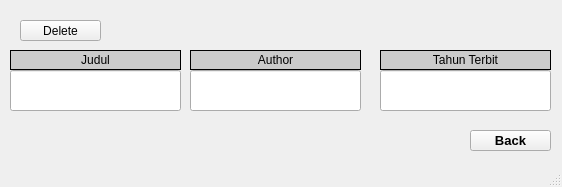
<?xml version="1.0" encoding="UTF-8"?>
<ui version="4.0">
 <class>deleteBook_linkedList</class>
 <widget class="QMainWindow" name="deleteBook_linkedList">
  <property name="geometry">
   <rect>
    <x>0</x>
    <y>0</y>
    <width>562</width>
    <height>187</height>
   </rect>
  </property>
  <property name="windowTitle">
   <string>MainWindow</string>
  </property>
  <widget class="QWidget" name="centralwidget">
   <widget class="QLineEdit" name="lineEdit_title_Admin">
    <property name="geometry">
     <rect>
      <x>10</x>
      <y>70</y>
      <width>171</width>
      <height>41</height>
     </rect>
    </property>
    <property name="font">
     <font>
      <pointsize>15</pointsize>
     </font>
    </property>
    <property name="styleSheet">
     <string notr="true">selection-background-color: rgb(219, 99, 44);</string>
    </property>
   </widget>
   <widget class="QPushButton" name="pushButton_delete_Admin">
    <property name="geometry">
     <rect>
      <x>20</x>
      <y>20</y>
      <width>81</width>
      <height>21</height>
     </rect>
    </property>
    <property name="text">
     <string>Delete</string>
    </property>
   </widget>
   <widget class="QLineEdit" name="lineEdit_Year_Admin">
    <property name="geometry">
     <rect>
      <x>380</x>
      <y>70</y>
      <width>171</width>
      <height>41</height>
     </rect>
    </property>
    <property name="font">
     <font>
      <pointsize>15</pointsize>
     </font>
    </property>
    <property name="styleSheet">
     <string notr="true">selection-background-color: rgb(219, 99, 44);</string>
    </property>
   </widget>
   <widget class="QLineEdit" name="lineEdit_Author_Admin">
    <property name="geometry">
     <rect>
      <x>190</x>
      <y>70</y>
      <width>171</width>
      <height>41</height>
     </rect>
    </property>
    <property name="font">
     <font>
      <pointsize>15</pointsize>
     </font>
    </property>
    <property name="styleSheet">
     <string notr="true">selection-background-color: rgb(219, 99, 44);</string>
    </property>
   </widget>
   <widget class="QLabel" name="label">
    <property name="geometry">
     <rect>
      <x>-10</x>
      <y>-70</y>
      <width>581</width>
      <height>251</height>
     </rect>
    </property>
    <property name="text">
     <string/>
    </property>
    <property name="pixmap">
     <pixmap resource="Resource.qrc">:/Resource/Image/ONLINE PLAYBOOK (3).png</pixmap>
    </property>
    <property name="scaledContents">
     <bool>true</bool>
    </property>
   </widget>
   <widget class="QPushButton" name="pushButton_delete_Admin_2">
    <property name="geometry">
     <rect>
      <x>470</x>
      <y>130</y>
      <width>81</width>
      <height>21</height>
     </rect>
    </property>
    <property name="font">
     <font>
      <pointsize>10</pointsize>
      <bold>true</bold>
     </font>
    </property>
    <property name="text">
     <string>Back</string>
    </property>
   </widget>
   <widget class="QLabel" name="label_2">
    <property name="geometry">
     <rect>
      <x>10</x>
      <y>50</y>
      <width>171</width>
      <height>20</height>
     </rect>
    </property>
    <property name="font">
     <font>
      <underline>false</underline>
     </font>
    </property>
    <property name="styleSheet">
     <string notr="true">color: rgb(0, 0, 0);
background-color: rgb(203, 203, 203);</string>
    </property>
    <property name="frameShape">
     <enum>QFrame::Panel</enum>
    </property>
    <property name="text">
     <string>Judul</string>
    </property>
    <property name="alignment">
     <set>Qt::AlignCenter</set>
    </property>
   </widget>
   <widget class="QLabel" name="label_3">
    <property name="geometry">
     <rect>
      <x>190</x>
      <y>50</y>
      <width>171</width>
      <height>20</height>
     </rect>
    </property>
    <property name="font">
     <font>
      <underline>false</underline>
     </font>
    </property>
    <property name="styleSheet">
     <string notr="true">color: rgb(0, 0, 0);
background-color: rgb(203, 203, 203);</string>
    </property>
    <property name="frameShape">
     <enum>QFrame::Panel</enum>
    </property>
    <property name="text">
     <string>Author</string>
    </property>
    <property name="alignment">
     <set>Qt::AlignCenter</set>
    </property>
   </widget>
   <widget class="QLabel" name="label_4">
    <property name="geometry">
     <rect>
      <x>380</x>
      <y>50</y>
      <width>171</width>
      <height>20</height>
     </rect>
    </property>
    <property name="font">
     <font>
      <underline>false</underline>
     </font>
    </property>
    <property name="styleSheet">
     <string notr="true">color: rgb(0, 0, 0);
background-color: rgb(203, 203, 203);</string>
    </property>
    <property name="frameShape">
     <enum>QFrame::Panel</enum>
    </property>
    <property name="text">
     <string>Tahun Terbit</string>
    </property>
    <property name="alignment">
     <set>Qt::AlignCenter</set>
    </property>
   </widget>
   <zorder>label</zorder>
   <zorder>lineEdit_title_Admin</zorder>
   <zorder>pushButton_delete_Admin</zorder>
   <zorder>lineEdit_Year_Admin</zorder>
   <zorder>lineEdit_Author_Admin</zorder>
   <zorder>pushButton_delete_Admin_2</zorder>
   <zorder>label_2</zorder>
   <zorder>label_3</zorder>
   <zorder>label_4</zorder>
  </widget>
  <widget class="QStatusBar" name="statusbar"/>
 </widget>
 <resources>
  <include location="Resource.qrc"/>
 </resources>
 <connections/>
</ui>
